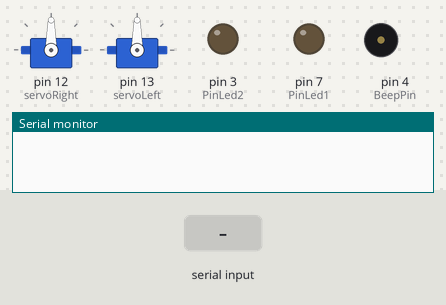
This sketch was run on a simulated Arduino Uno, built with avr-gcc and run on an emulated ATmega328P. Shown: 2 × servo, output pins drawn as LEDs (lit = HIGH), buzzer (waves = sounding), the last lines printed to the serial monitor. Inputs (shaded band) come from the test bench.

Above: at 1.2 s.
1.3 s: "F" received over the second serial link
At 1.8 s:
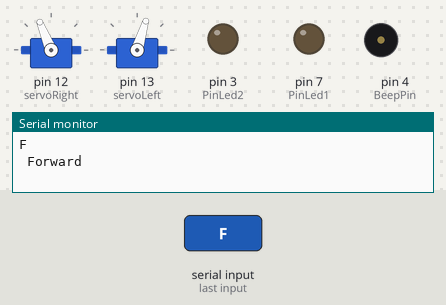
2.8 s: "B" received over the second serial link
At 4.0 s:
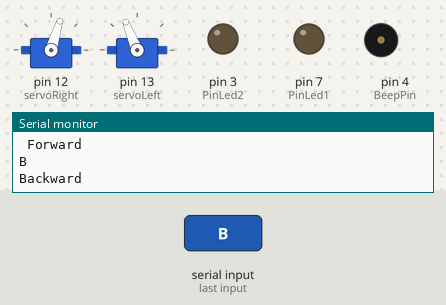
4.3 s: "L" received over the second serial link
At 5.2 s:
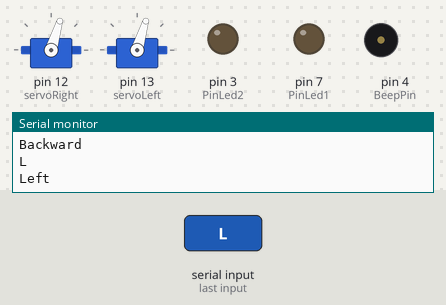
5.8 s: "R" received over the second serial link
At 6.4 s:
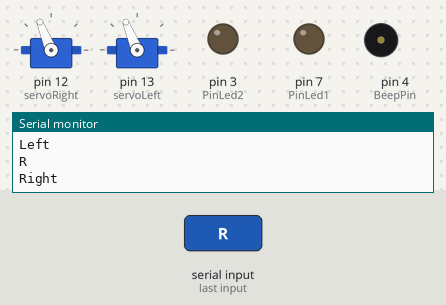
7.3 s: "I" received over the second serial link
At 8.5 s:
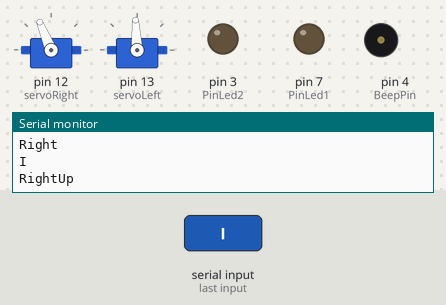
8.8 s: "G" received over the second serial link
At 9.9 s:
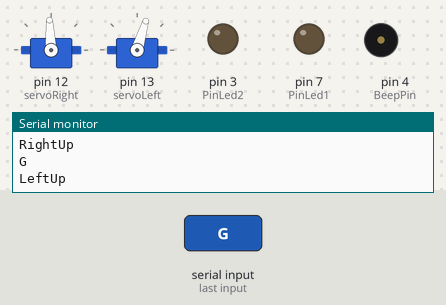
Timing chart, 0 to 11.3 s (numbered marks = the images above; inputs shaded):
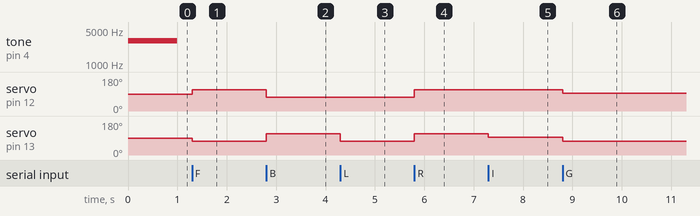

The sketch:

car.ino
```cpp
///*************************************************************** 使用藍芽控制ABB Car
#include<Servo.h>             //引用Servo Libary
#include <SoftwareSerial.h>    //引用藍芽相關 Libary
Servo servoRight;             //定義伺服馬達右邊輪子
Servo servoLeft;              //定義伺服馬達左邊輪子
SoftwareSerial BT(8, 9);       //接收腳(RX), 傳送腳(TX)
char val;                     //設定字元，用於接收資料的變數
int PinLed1=7;                //設定左邊LED
int PinLed2=3;                //設定右邊LED
int BeepPin=4;
void setup(){
  servoRight.attach(12);      //右輪連結servo的12腳
  servoLeft.attach(13);       //左輪連結servo的13腳
  Serial.begin(9600);          //設定鮑率為9600
  BT.begin(9600);             //設定藍牙模組的連線速率
  pinMode(PinLed1,OUTPUT);    //設定左邊LED輸出腳位
  pinMode(PinLed2,OUTPUT);    //設定右邊LED輸出腳位
  tone(BeepPin,3000,1000);          //tone(腳位,頻率,時間);
}

void loop() {
 // 若收到藍牙模組的資料，則送到「序列埠監控視窗」


  if (BT.available()) {   //偵測到藍芽
    val = BT.read();      //讀取藍芽的值
   Serial.println(val);   //顯示藍芽的值
  //控制車子方向
    if(val=='F'){
      Serial.println(" Forward");
      forward();
     }
    else if(val=='B'){
      Serial.println("Backward");
      backWard();
      }
   else if(val=='L'){
      Serial.println("Left");
      turnLeft();
      }
   else if(val=='R'){
      Serial.println("Right");
      turnRight();
      }
   else if(val=='I'){
      Serial.println("RightUp");
      turnRightUp();
      }
   else if(val=='G'){
      Serial.println("LeftUp");
      turnLeftUp();
      }
      else if(val=='J'){
      Serial.println("RightDown");
      turnRightDown();
      }
   else if(val=='H'){
      Serial.println("LeftDown");
      turnLeftDown();
      }
   else{
      bestop();
      }

     if(val=='W'){                 //前方LED燈開關
     digitalWrite(PinLed1,HIGH);
     digitalWrite(PinLed2,HIGH);}
   else if(val=='w'){
     digitalWrite(PinLed1,LOW);
     digitalWrite(PinLed2,LOW);}

   if(val=='V'){                  //Beep
    tone(BeepPin,3000,90000);
   }else if (val=='v'){
    noTone(BeepPin);
   }


  }


  }


int forward(){                              //前進
  servoRight.writeMicroseconds(1700);
  servoLeft.writeMicroseconds(1300);

}
int turnLeft(){                               //左
  servoRight.writeMicroseconds(1300);
  servoLeft.writeMicroseconds(1300);

}
int turnLeftUp(){                             //左上
  servoRight.writeMicroseconds(1500);
  servoLeft.writeMicroseconds(1300);

}
int turnLeftDown(){                           //左下
  servoRight.writeMicroseconds(1500);
  servoLeft.writeMicroseconds(1700);

}
int turnRight(){                              //右
  servoRight.writeMicroseconds(1700);
  servoLeft.writeMicroseconds(1700);

}
int turnRightUp(){                            //右上
  servoRight.writeMicroseconds(1700);
  servoLeft.writeMicroseconds(1500);

}
int turnRightDown(){                          //右下
  servoRight.writeMicroseconds(1300);
  servoLeft.writeMicroseconds(1500);

}
int backWard(){                               //後退
  servoRight.writeMicroseconds(1300);
  servoLeft.writeMicroseconds(1700);

}
int bestop(){                                 //停止
  servoRight.writeMicroseconds(1500);
  servoLeft.writeMicroseconds(1500);

}
```

Measured:
- after the input at 1.3 s, servo on pin 12 (servoRight): 90° → 112° at once; servo on pin 13 (servoLeft): 90° → 73° at once
- after the input at 2.8 s, servo on pin 12 (servoRight): 112° → 73° at once; servo on pin 13 (servoLeft): 73° → 112° at once
- after the input at 4.3 s, servo on pin 13 (servoLeft): 112° → 73° at once
- after the input at 5.8 s, servo on pin 12 (servoRight), servo on pin 13 (servoLeft): 73° → 112° at once
- after the input at 7.3 s, servo on pin 13 (servoLeft): 112° → 93° at once
- after the input at 8.8 s, servo on pin 12 (servoRight): 112° → 93° at once; servo on pin 13 (servoLeft): 93° → 73° at once
